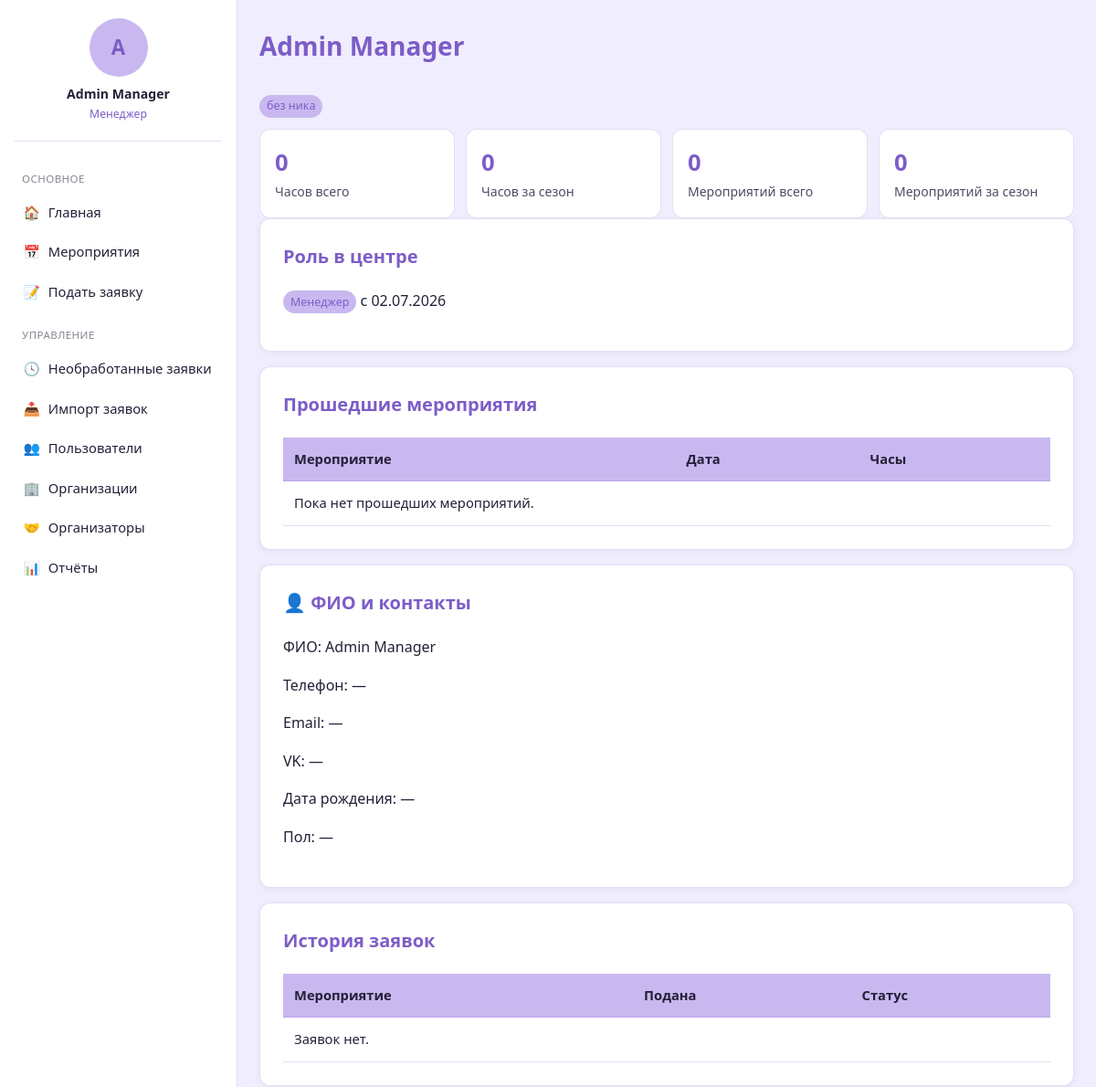
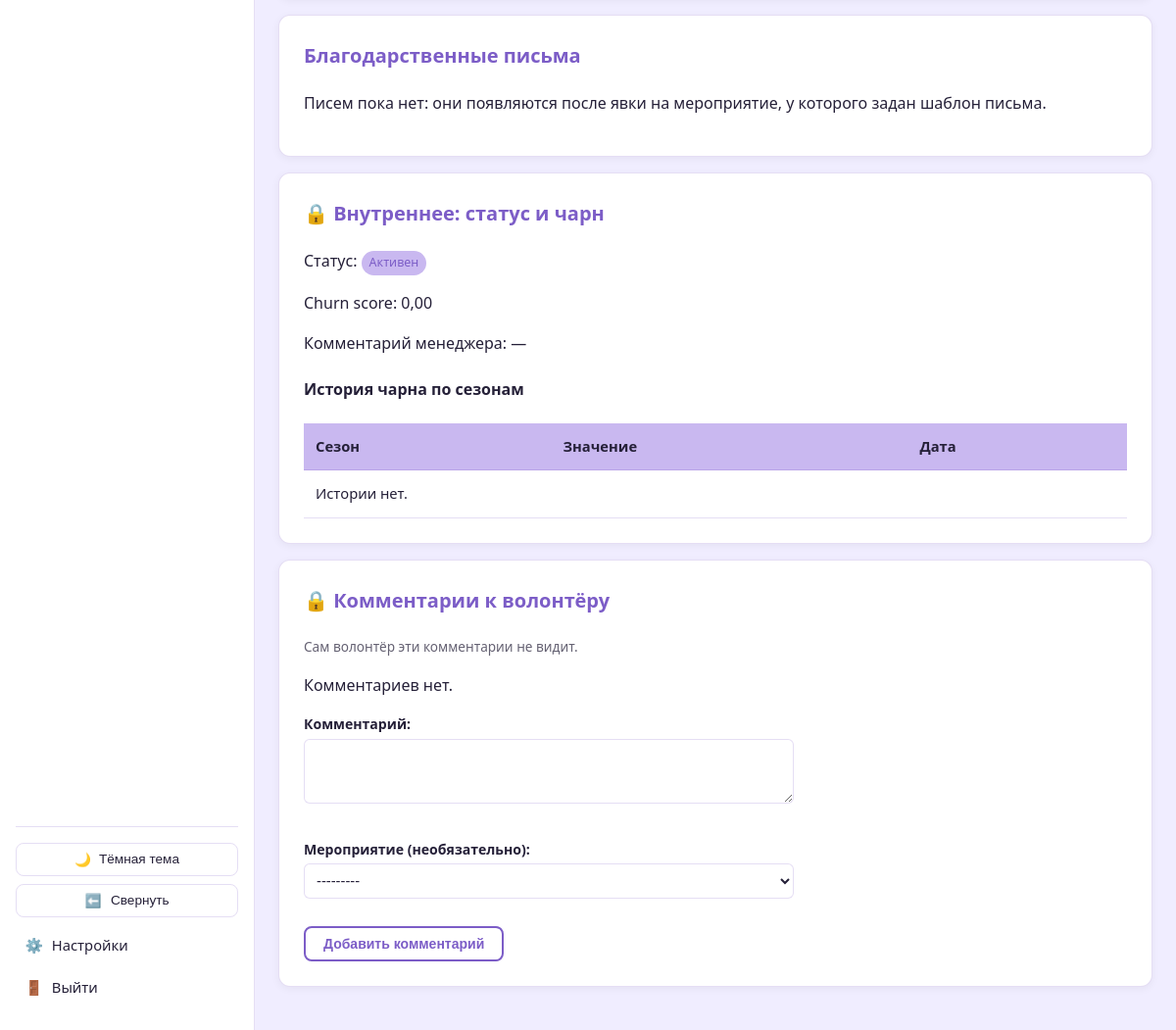
The app's page /profile/1/ (signed in) with its own data (2 pictures, top to bottom).
### blog/models.py (models this page shows, shortened)
class User(AbstractBaseUser):
    GENDER_CHOICES = [
        ('male', 'Мужской'),
        ('female', 'Женский'),
    ]
    STATUS_CHOICES = [
        ('active', 'Активен'),
        ('inactive', 'Неактивен'),
        ('blacklisted', 'В блэклисте'),
    ]
    id = models.AutoField(primary_key=True)
    system_username = models.CharField(max_length=50, blank=True, null=True, db_index=True)
    telegram_id = models.CharField(max_length=50, unique=True, db_index=True)
    telegram_username = models.CharField(max_length=100, blank=True, null=True)
    VK_username = models.CharField(max_length=100, blank=True, null=True)
    first_name = models.CharField(max_length=100, blank=True, null=True)
    last_name = models.CharField(max_length=100, blank=True, null=True)
    email = models.EmailField(blank=True, null=True)
    phone = models.CharField(max_length=20, blank=True, null=True)
    birthday = models.DateField(blank=True, null=True)
    about = models.TextField(blank=True, null=True)
    gender = models.CharField(max_length=10, choices=GENDER_CHOICES, blank=True, null=True)
    status = models.CharField(max_length=20, choices=STATUS_CHOICES, default='active')
    comment = models.TextField(blank=True, null=True)
    created_at = models.DateTimeField(auto_now_add=True)
    last_event_at = models.DateTimeField(blank=True, null=True)
    total_event_count = models.IntegerField(default=0)
    season_event_count = models.IntegerField(default=0)
    total_hours = models.IntegerField(default=0)
    season_hours = models.IntegerField(default=0)
    churn_score = models.FloatField(default=0)
    login = models.CharField(max_length=50, unique=True, blank=True, null=True)
    web_credentials_set_at = models.DateTimeField(blank=True, null=True)
    notify_new_events = models.BooleanField(default=True)
    objects = UserManager()
    USERNAME_FIELD = 'telegram_id'
    REQUIRED_FIELDS = []
    class Meta:
        db_table = 'users'
        verbose_name = 'Пользователь'
        verbose_name_plural = 'Пользователи'
    @property
    def full_name(self):
        return f"{self.first_name or ''} {self.last_name or ''}".strip() or self.telegram_username or self.telegram_id

class Manager(models.Model):
    id = models.AutoField(primary_key=True)
    user = models.ForeignKey(User, on_delete=models.CASCADE, related_name='manager_roles')
    assigned_at = models.DateTimeField(auto_now_add=True)
    revoked_at = models.DateTimeField(blank=True, null=True)
    assigned_by = models.ForeignKey(User, on_delete=models.SET_NULL, null=True, blank=True, related_name='assigned_managers')
    total_events = models.IntegerField(default=0)
    season_events = models.IntegerField(default=0)
    class Meta:
        db_table = 'managers'
        verbose_name = 'Менеджер'
        verbose_name_plural = 'Менеджеры'

### blog/views.py (the view)
# urls.py: path('profile/<int:user_id>/', views.profile_detail, name='profile_detail'),
@login_required
def profile_detail(request, user_id):
    target = get_object_or_404(User, pk=user_id)
    is_owner = request.user.id == target.id
    is_mgr = is_manager(request.user)
    has_extended = has_extended_access_to_profile(request.user, target)
    can_see_comments = is_mgr or (is_team_leader(request.user) and has_extended and not is_owner)
    context = {
        'target': target,
        'is_owner': is_owner,
        'is_manager': is_mgr,
        'has_extended_access': has_extended,
        'can_see_comments': can_see_comments,
        'past_participations': target.participations.filter(status='attended').select_related('event_day__event').order_by('-event_day__day')[:50],
    }
    tl_role = target.team_leader_roles.filter(revoked_at__isnull=True).first()
    if tl_role:
        context['tl_role'] = tl_role
        context['tl_event_count'] = EventStaff.objects.filter(
            user=target, staff_role='team_lead'
        ).count()
    mgr_role = target.manager_roles.filter(revoked_at__isnull=True).first()
    if mgr_role:
        context['mgr_role'] = mgr_role
    if has_extended:
        context['applications'] = target.applications.select_related('event').order_by('-created_at')
        context['letters_pool'] = (
            Event.objects.filter(
                days__participations__user=target,
                days__participations__status='attended',
                letter__isnull=False,
            )
            .distinct()
            .select_related('letter')
            .order_by('-created_at')
        )
    if is_mgr:
        context['churn_history'] = target.churn_history.select_related('season').order_by('-created_at')
    if can_see_comments:
        context['comments'] = target.received_comments.select_related('author', 'event').order_by('-created_at')
        if is_mgr:
            event_queryset = Event.objects.all()
        else:
            event_queryset = Event.objects.filter(
                staff__user=request.user, staff__staff_role='team_lead'
            ).exclude(event_status='finished')
        context['comment_form'] = UserCommentForm(event_queryset=event_queryset)
    return render(request, 'blog/profile_detail.html', context)

### blog/templates/blog/profile_detail.html (shortened to what this page needs)
{% extends 'blog/base.html' %}
{% block content %}
<h1>{{ target.full_name }}</h1>
<p class="badge">{{ target.telegram_username|default:"без ника" }}</p>
<div class="stat-grid">
    <div class="stat-tile"><div class="value">{{ target.total_hours }}</div><div class="label">Часов всего</div></div>
    <div class="stat-tile"><div class="value">{{ target.season_hours }}</div><div class="label">Часов за сезон</div></div>
    <div class="stat-tile"><div class="value">{{ target.total_event_count }}</div><div class="label">Мероприятий всего</div></div>
    <div class="stat-tile"><div class="value">{{ target.season_event_count }}</div><div class="label">Мероприятий за сезон</div></div>
</div>
{% if tl_role or mgr_role %}
<div class="card">
    <h3>Роль в центре</h3>
    {% if mgr_role %}
        <p><span class="badge">Менеджер</span> с {{ mgr_role.assigned_at|date:"d.m.Y" }}</p>
    {% endif %}
</div>
{% endif %}
<div class="card">
    <h3>Прошедшие мероприятия</h3>
    <table>
        <thead><tr><th>Мероприятие</th><th>Дата</th><th>Часы</th></tr></thead>
        <tbody>
        {% for p in past_participations %}
            <tr data-href="{% url 'event_detail' p.event_day.event.id %}"><td>{{ p.event_day.event.title }}</td><td>{{ p.event_day.day }}</td><td>{{ p.hours }}</td></tr>
        {% empty %}
            <tr><td colspan="3">Пока нет прошедших мероприятий.</td></tr>
        {% endfor %}
        </tbody>
    </table>
</div>
{% if has_extended_access %}
<div class="card">
    <h3>👤 ФИО и контакты</h3>
    <p>ФИО: {{ target.first_name }} {{ target.last_name }}</p>
    <p>Телефон: {{ target.phone|default:"—" }}</p>
    <p>Email: {{ target.email|default:"—" }}</p>
    <p>VK: {{ target.VK_username|default:"—" }}</p>
    <p>Дата рождения: {{ target.birthday|default:"—" }}</p>
    <p>Пол: {{ target.get_gender_display|default:"—" }}</p>
</div>
<div class="card">
    <h3>История заявок</h3>
    <table>
        <thead><tr><th>Мероприятие</th><th>Подана</th><th>Статус</th></tr></thead>
        <tbody>
        {% for a in applications %}
            <tr data-href="{% url 'event_detail' a.event.id %}"><td>{{ a.event.title }}</td><td>{{ a.submitted_at|default:a.created_at }}</td><td>{{ a.get_status_display }}</td></tr>
        {% empty %}
            <tr><td colspan="3">Заявок нет.</td></tr>
        {% endfor %}
        </tbody>
    </table>
</div>
<div class="card">
    <h3>Благодарственные письма</h3>
    {% for e in letters_pool %}
        <p>«{{ e.title }}» — <a href="{% url 'letter_view' target.id e.id %}">открыть письмо</a></p>
    {% empty %}
        <p>Писем пока нет: они появляются после явки на мероприятие, у которого задан шаблон письма.</p>
    {% endfor %}
</div>
{% endif %}
{% if is_manager %}
<div class="card">
    <h3>🔒 Внутреннее: статус и чарн</h3>
    <p>Статус: <span class="badge {% if target.status == 'blacklisted' %}danger{% endif %}">{{ target.get_status_display }}</span></p>
    <p>Churn score: {{ target.churn_score|floatformat:2 }}</p>
    <p>Комментарий менеджера: {{ target.comment|default:"—" }}</p>
    <h4>История чарна по сезонам</h4>
    <table>
        <thead><tr><th>Сезон</th><th>Значение</th><th>Дата</th></tr></thead>
        <tbody>
        {% for ch in churn_history %}
            <tr><td>{{ ch.season }}</td><td>{{ ch.churn_score }}</td><td>{{ ch.created_at }}</td></tr>
        {% empty %}
            <tr><td colspan="3">Истории нет.</td></tr>
        {% endfor %}
        </tbody>
    </table>
</div>
{% endif %}
{% if can_see_comments %}
<div class="card">
    <h3>🔒 Комментарии к волонтёру</h3>
    <p style="opacity:0.7; font-size:0.85rem;">Сам волонтёр эти комментарии не видит.</p>
    {% for c in comments %}
        <p>{{ c.created_at }} — {{ c.author.full_name }}{% if c.event %} ({{ c.event.title }}){% endif %}: {{ c.text }}</p>
    {% empty %}
        <p>Комментариев нет.</p>
    {% endfor %}
    <form method="post" action="{% url 'profile_comment_add' target.id %}" style="margin-top:1rem; max-width:500px;">
        {{ comment_form.as_p }}
        <button type="submit" class="btn secondary">Добавить комментарий</button>
    </form>
</div>
{% endif %}
{% endblock %}

### blog/templates/blog/base.html (shortened to what this page needs)
{% load static %}<!DOCTYPE html>
<html lang="ru">
<head>
</head>
<body class="{% if request.COOKIES.sidebar_collapsed == '1' %}sidebar-collapsed{% endif %}">
{% if user.is_authenticated %}
<aside class="sidebar">
    <a href="{% url 'profile_detail' user.id %}" class="sidebar-account">
        <div class="avatar-placeholder">{{ user.full_name|slice:":1"|upper }}</div>
        <div class="username">{{ user.full_name }}</div>
        <div class="role">{{ role_label }}</div>
    </a>
    <div class="nav-section-title">Основное</div>
    <a href="{% url 'dashboard' %}" class="nav-link {% if request.resolver_match.url_name == 'dashboard' %}active{% endif %}" title="Главная"><span class="icon">🏠</span><span class="nav-label"> Главная</span></a>
    <a href="{% url 'event_list' %}" class="nav-link {% if request.resolver_match.url_name in 'event_list,event_detail' %}active{% endif %}" title="Мероприятия"><span class="icon">📅</span><span class="nav-label"> Мероприятия</span></a>
    <a href="{% url 'application_create' %}" class="nav-link " title="Подать заявку"><span class="icon">📝</span><span class="nav-label"> Подать заявку</span></a>
    {% if is_manager %}
    <div class="nav-section-title">Управление</div>
    <a href="{% url 'pending_applications' %}" class="nav-link " title="Необработанные заявки"><span class="icon">🕓</span><span class="nav-label"> Необработанные заявки</span></a>
    <a href="{% url 'import_preview' %}" class="nav-link " title="Импорт заявок"><span class="icon">📥</span><span class="nav-label"> Импорт заявок</span></a>
    <a href="{% url 'user_list' %}" class="nav-link {% if request.resolver_match.url_name == 'user_list' %}active{% endif %}" title="Пользователи"><span class="icon">👥</span><span class="nav-label"> Пользователи</span></a>
    <a href="{% url 'organizations_list' %}" class="nav-link " title="Организации"><span class="icon">🏢</span><span class="nav-label"> Организации</span></a>
    <a href="{% url 'organizer_list' %}" class="nav-link " title="Организаторы"><span class="icon">🤝</span><span class="nav-label"> Организаторы</span></a>
    <a href="{% url 'report_period' %}" class="nav-link {% if request.resolver_match.url_name == 'report_period' %}active{% endif %}" title="Отчёты"><span class="icon">📊</span><span class="nav-label"> Отчёты</span></a>
    {% endif %}
    <div class="sidebar-footer">
        <button type="button" class="theme-toggle" id="theme-toggle" title="Тема">
            <span class="icon" id="theme-icon">🌙</span><span class="theme-label" id="theme-label"> Тёмная тема</span>
        </button>
        <button type="button" class="sidebar-toggle" id="sidebar-toggle" title="Свернуть панель">
            <span class="icon" id="sidebar-toggle-icon">⬅️</span><span class="nav-label" id="sidebar-toggle-label"> Свернуть</span>
        </button>
        <a href="{% url 'settings' %}" class="nav-link {% if request.resolver_match.url_name == 'settings' %}active{% endif %}" title="Настройки"><span class="icon">⚙️</span><span class="nav-label"> Настройки</span></a>
        <a href="{% url 'logout' %}" class="nav-link" title="Выйти"><span class="icon">🚪</span><span class="nav-label"> Выйти</span></a>
    </div>
</aside>
{% endif %}
<div class="page-wrapper" style="{% if not user.is_authenticated %}margin-left:0;{% endif %}">
    <main>
        {% block content %}{% endblock %}
    </main>
</div>
</body>
</html>

### records on screen
User: full_name "A", full_name "Admin Manager", telegram_username "без ника", total_hours "0", season_hours "0", total_event_count "0", season_event_count "0", first_name "Admin", last_name "Manager", phone "—", email "—", VK_username "—", birthday "—", gender "—", status "Активен", churn_score "0,00", comment "—"
Manager: assigned_at "02.07.2026"

### other values on screen
{{ role_label }} "Менеджер"
